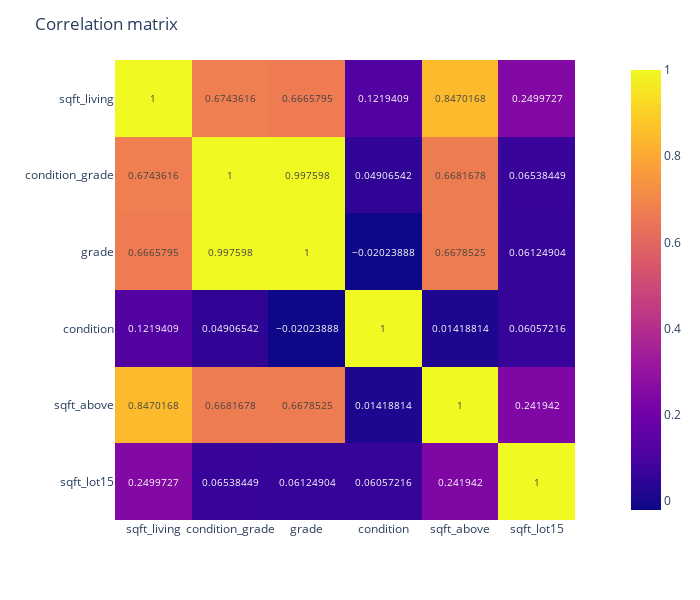

Source (notebook cell):
### Code cell
# From here we select sqft_living, condition_grade, grade, sqft_above, sqft_living15, condition and plot the correlation matrix 

fig = px.imshow(df_rcpa_corr_seattle.loc[["sqft_living", "condition_grade", "grade", "condition", "sqft_above", "sqft_lot15"],
                                         ["sqft_living", "condition_grade", "grade", "condition", "sqft_above", "sqft_lot15"]], 
                text_auto = True)
fig.update_layout(title = "Correlation matrix", height = 600, width = 700, template = "plotly_white")
fig.show()

### Figure 1 — Plotly figure (JSON) as saved in the notebook; plotly's stock layout.template omitted (floating-point values rounded to 4 significant figures)
{"data": [{"coloraxis": "coloraxis", "hovertemplate": "x: %{x}<br>y: %{y}<br>color: %{z}<extra></extra>", "name": "0", "texttemplate": "%{z}", "type": "heatmap", "x": ["sqft_living", "condition_grade", "grade", "condition", "sqft_above", "sqft_lot15"], "xaxis": "x", "y": ["sqft_living", "condition_grade", "grade", "condition", "sqft_above", "sqft_lot15"], "yaxis": "y", "z": [[1, 0.6744, 0.6666, 0.1219, 0.847, 0.25], [0.6744, 1, 0.9976, 0.04907, 0.6682, 0.06538], [0.6666, 0.9976, 1, -0.02024, 0.6679, 0.06125], [0.1219, 0.04907, -0.02024, 1, 0.01419, 0.06057], [0.847, 0.6682, 0.6679, 0.01419, 1, 0.2419], [0.25, 0.06538, 0.06125, 0.06057, 0.2419, 1]]}], "layout": {"coloraxis": {"colorscale": [[0, "#0d0887"], [0.1111, "#46039f"], [0.2222, "#7201a8"], [0.3333, "#9c179e"], [0.4444, "#bd3786"], [0.5556, "#d8576b"], [0.6667, "#ed7953"], [0.7778, "#fb9f3a"], [0.8889, "#fdca26"], [1, "#f0f921"]]}, "height": 600, "margin": {"t": 60}, "title": {"text": "Correlation matrix"}, "width": 700, "xaxis": {"anchor": "y", "constrain": "domain", "domain": [0, 1], "scaleanchor": "y"}, "yaxis": {"anchor": "x", "autorange": "reversed", "constrain": "domain", "domain": [0, 1]}}}
